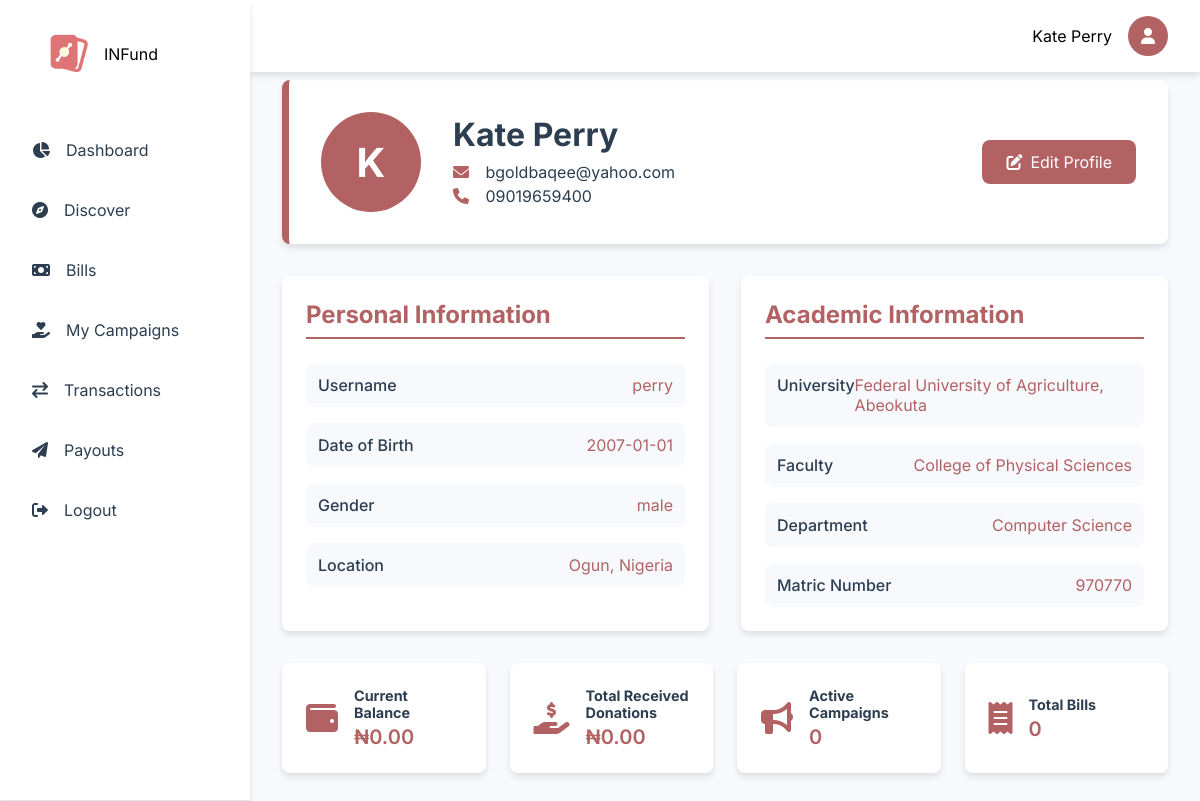
Screenshot of /dashboard/profile.php (signed in) with the database file from the repository.
### tables this page shows
CREATE TABLE `users` (
  `id` int(11) NOT NULL,
  `fullname` varchar(1000) NOT NULL,
  `email` varchar(200) DEFAULT NULL,
  `balance` decimal(15,2) NOT NULL DEFAULT 0.00,
  `username` varchar(30) NOT NULL,
  `phone` varchar(30) DEFAULT NULL,
  `dob` varchar(200) DEFAULT NULL,
  `country` varchar(200) DEFAULT NULL,
  `state` varchar(1000) DEFAULT NULL,
  `university` varchar(1000) DEFAULT NULL,
  `faculty` varchar(1000) DEFAULT NULL,
  `department` varchar(1000) DEFAULT NULL,
  `matric_no` varchar(1000) NOT NULL,
  `password` varchar(1000) DEFAULT NULL,
  `level` varchar(200) NOT NULL DEFAULT '100',
  `bank_id` varchar(200) DEFAULT NULL,
  `bank_account_name` varchar(200) DEFAULT NULL,
  `account_number` int(30) DEFAULT NULL,
  `created_at` varchar(1000) DEFAULT current_timestamp(),
  `last_login` varchar(1000) DEFAULT current_timestamp(),
  `gender` varchar(1000) DEFAULT NULL
);

CREATE TABLE `universities` (
  `id` bigint(20) UNSIGNED NOT NULL,
  `abbreviation` varchar(10) NOT NULL,
  `name` varchar(255) NOT NULL,
  `type` enum('Federal','State','Uniformed','Private') NOT NULL,
  `country` varchar(50) DEFAULT 'Nigeria',
  `email` varchar(1000) DEFAULT NULL,
  `password` varchar(1000) DEFAULT NULL,
  `secret_code` varchar(1000) DEFAULT NULL,
  `logo` varchar(1000) NOT NULL DEFAULT 'default.png'
);

### includes/user/functions.php (called while the page is built, shortened)
<?php
function getUserDetails(string $email): array
{
    global $conn;
    if (strpos($email, "@")) {
        $query = "SELECT * FROM users WHERE email = ?";
    } else {
        $query = "SELECT * FROM users WHERE id = ?";
    }
    $stmt = $conn->prepare($query);
    $stmt->bind_param("s", $email);
    $stmt->execute();
    $result = $stmt->get_result();
    $data = $result->fetch_assoc();
    return $data;
}
?>

### includes/get_universities.php (called while the page is built, shortened)
<?php
function get_university($abbr)
{
    global $conn;
    $stmt = $conn->prepare("SELECT * FROM universities WHERE abbreviation=?");
    $stmt->bind_param("s", $abbr);
    $stmt->execute();
    $result = $stmt->get_result();
    $university = [];
    while ($row = $result->fetch_assoc()) {
        $university[] = $row;
    }
    return $university;
}

### includes/user/profile_functions.php (called while the page is built, shortened)
<?php
function getUserStats($user_id) {
    global $conn;
    $stats = array(
        'total_donations' => 0,
        'active_campaigns' => 0,
        'total_bills' => 0
    );
    $query = "SELECT SUM(amount) as total_donations
              FROM donations d
              JOIN campaigns c ON d.campaign_id = c.id
              WHERE c.uid = ?";
    $stmt = $conn->prepare($query);
    $stmt->bind_param("i", $user_id);
    $stmt->execute();
    $result = $stmt->get_result();
    if($row = $result->fetch_assoc()) {
        $stats['total_donations'] = $row['total_donations'] ?? 0;
    }
    $query = "SELECT COUNT(*) as active_campaigns
              FROM campaigns
              WHERE uid = ? AND status = 'active'";
    $stmt = $conn->prepare($query);
    $stmt->bind_param("i", $user_id);
    $stmt->execute();
    $result = $stmt->get_result();
    if($row = $result->fetch_assoc()) {
        $stats['active_campaigns'] = $row['active_campaigns'];
    }
    $query = "SELECT COUNT(*) as total_bills
              FROM payments p
              JOIN bills b ON p.bill_id = b.id
              WHERE p.student_id = ?";
    $stmt = $conn->prepare($query);
    $stmt->bind_param("i", $user_id);
    $stmt->execute();
    $result = $stmt->get_result();
    if($row = $result->fetch_assoc()) {
        $stats['total_bills'] = $row['total_bills'];
    }
    return $stats;
}

### dashboard/profile.php (the view, shortened to what this page needs)
<?php
$page = "Profile";
$css1="profile";
include '../config/config.php';
include '../includes/get_universities.php';
include '../includes/user/profile_functions.php';
include '../includes/user/nav.php';
$university = get_university($my_details['university']);
$user_stats = getUserStats($_SESSION['user_id']);
?>
<main class="main-content">
    <div class="profile-header">
        <div class="profile-avatar">
            <?php echo strtoupper(substr($my_details['fullname'], 0, 1)); ?>
        </div>
        <div class="profile-info">
            <h1><?php echo $my_details['fullname']; ?></h1>
            <p><i class="fas fa-envelope"></i> <?php echo $my_details['email']; ?></p>
            <p><i class="fas fa-phone"></i> <?php echo $my_details['phone']; ?></p>
        </div>
        <a href="edit-profile.php" class="edit-profile-btn">
            <i class="fas fa-edit"></i> Edit Profile
        </a>
    </div>
    <div class="profile-grid">
        <div class="profile-section">
            <h2>Personal Information</h2>
            <div class="info-card">
                <div class="info-item">
                    <span class="label">Username</span>
                    <span class="value"><?php echo $my_details['username']; ?></span>
                </div>
                <div class="info-item">
                    <span class="label">Date of Birth</span>
                    <span class="value"><?php echo $my_details['dob']; ?></span>
                </div>
                <div class="info-item">
                    <span class="label">Gender</span>
                    <span class="value"><?php echo $my_details['gender']; ?></span>
                </div>
                <div class="info-item">
                    <span class="label">Location</span>
                    <span class="value"><?php echo $my_details['state'] . ', ' . $my_details['country']; ?></span>
                </div>
            </div>
        </div>
        <div class="profile-section">
            <h2>Academic Information</h2>
            <div class="info-card">
                <div class="info-item">
                    <span class="label">University</span>
                    <span class="value"><?php echo $university[0]['name']; ?></span>
                </div>
                <div class="info-item">
                    <span class="label">Faculty</span>
                    <span class="value"><?php echo $my_details['faculty']; ?></span>
                </div>
                <div class="info-item">
                    <span class="label">Department</span>
                    <span class="value"><?php echo $my_details['department']; ?></span>
                </div>
                <div class="info-item">
                    <span class="label">Matric Number</span>
                    <span class="value"><?php echo $my_details['matric_no']; ?></span>
                </div>
            </div>
        </div>
    </div>
    <div class="stats-grid">
        <div class="stat-card">
            <i class="fas fa-wallet"></i>
            <div class="stat-info">
                <h3>Current Balance</h3>
                <p>₦<?php echo number_format($my_details['balance'], 2); ?></p>
            </div>
        </div>
        <div class="stat-card">
            <i class="fas fa-hand-holding-usd"></i>
            <div class="stat-info">
                <h3>Total Received Donations</h3>
                <p>₦<?php echo number_format($user_stats['total_donations'], 2); ?></p>
            </div>
        </div>
        <div class="stat-card">
            <i class="fas fa-bullhorn"></i>
            <div class="stat-info">
                <h3>Active Campaigns</h3>
                <p><?php echo $user_stats['active_campaigns']; ?></p>
            </div>
        </div>
        <div class="stat-card">
            <i class="fas fa-receipt"></i>
            <div class="stat-info">
                <h3>Total Bills</h3>
                <p><?php echo $user_stats['total_bills']; ?></p>
            </div>
        </div>
    </div>
</main>
<?php
include '../includes/user/footer.php';
?>

### includes/user/nav.php (shortened to what this page needs)
<?php
include '../config/config.php';
include '../includes/user/functions.php';
$my_details = getUserDetails($_SESSION["user_id"]);
?>
<!DOCTYPE html>
<html lang="en">
<head>
    <link href="https://cdnjs.cloudflare.com/ajax/libs/toastr.js/latest/css/toastr.min.css" rel="stylesheet" />
    <link rel="stylesheet" href="https://cdnjs.cloudflare.com/ajax/libs/font-awesome/6.0.0/css/all.min.css">
    <link rel="stylesheet" href="../assets/css/user/nav.css">
    <link rel="stylesheet" href="https://cdnjs.cloudflare.com/ajax/libs/sweetalert/1.1.3/sweetalert.min.css">
    <?php if (isset($css1)) : ?>
        <link rel="stylesheet" href="../assets/css/user/<?= $css1 ?>.css">
    <?php endif; ?>
</head>
<body>
    <div class="container">
        <nav class="sidenav">
            <div class="logo">
                <a href="../">
                    <a href="../"> <img src="../assets/images/static/logo.png" alt="Logo"></a>
                    <span>INFund</span>
                </a>
            </div>
            <ul class="nav-links">
                <li class="nav-item">
                    <a href="./overview" class="nav-link <?= isset($page) && $page == 'Overview' ? 'active' : ''; ?>">
                        <i class="fas fa-chart-pie"></i>
                        <span>Dashboard</span>
                    </a>
                </li>
                <li class="nav-item">
                    <a href="./discover" class="nav-link <?= isset($page) && $page == 'Discover' ? 'active' : ''; ?>">
                        <i class="fas fa-compass"></i>
                        <span>Discover</span>
                    </a>
                </li>
                <li class="nav-item">
                    <a href="./bills" class="nav-link <?= isset($page) && $page == 'Bills' ? 'active' : ''; ?>">
                        <i class="fas fa-money-bill"></i>
                        <span>Bills</span>
                    </a>
                </li>
                <li class="nav-item">
                    <a href="./campaigns" class="nav-link <?= isset($page) && $page == 'Campaigns' ? 'active' : ''; ?>">
                        <i class="fas fa-hand-holding-heart"></i>
                        <span>My Campaigns</span>
                    </a>
                </li>
                <li class="nav-item">
                    <a href="./transactions" class="nav-link <?= isset($page) && $page == 'Transactions' ? 'active' : ''; ?>">
                        <i class="fas fa-exchange"></i>
                        <span>Transactions</span>
                    </a>
                </li>
                <li class="nav-item">
                    <a href="./payouts" class="nav-link <?= isset($page) && $page == 'Payouts' ? 'active' : ''; ?>">
                        <i class="fas fa-paper-plane"></i>
                        <span>Payouts</span>
                    </a>
                </li>
                <li class="nav-item">
                    <a href="./logout" class="nav-link ">
                        <i class="fas fa-sign-out-alt"></i>
                        <span>Logout</span>
                    </a>
                </li>
            </ul>
        </nav>
        <div class="topnav">
            <div class="user-profile">
                <span><?php echo $my_details['fullname']; ?></span>
                <a href="./profile">
                    <div class="avatar">
                        <i class="fas fa-user"></i>
                    </div>
                </a>
            </div>
        </div>

### assets/css/user/nav.css (style rules this page uses)
:root { --primary-color: #b36264; --secondary-color: #755e28; --accent-color: #b36264; --text-color: #2c3e50; --background-color: #f7f9fc; --card-background: #ffffff; --border-radius: 8px; --transition: all 0.3s ease; --shadow: 0 4px 6px rgba(0, 0, 0, 0.1); --shadow-hover: 0 10px 15px rgba(0, 0, 0, 0.15); --success-color: #4caf50; --warning-color: #ffa000; --danger-color: #f44336; --info-color: #2196f3; }
* { margin: 0; padding: 0; box-sizing: border-box; font-family: "Inter", sans-serif; }
body { background-color: var(--background-color); }
.container { display: flex; min-height: 100vh; }
.sidenav { width: 250px; background: var(--card-background); padding: 1rem; height: 100vh; position: fixed; transition: var(--transition); box-shadow: var(--shadow); z-index: 1000; }
.logo { display: flex; align-items: center; gap: 1rem; padding: 1rem; margin-bottom: 2rem; }
.logo img { width: 40px; height: 40px; }
.nav-links { list-style: none; }
.nav-item { margin-bottom: 0.5rem; }
.nav-link { display: flex; align-items: center; padding: 1rem; color: var(--text-color); text-decoration: none; border-radius: var(--border-radius); transition: var(--transition); gap: 1rem; }
.topnav { background: var(--card-background); padding: 1rem 2rem; display: flex; justify-content: flex-end; align-items: center; position: fixed; width: calc(100% - 250px); right: 0; box-shadow: var(--shadow); z-index: 900; }
.user-profile { display: flex; align-items: center; gap: 1rem; }
.avatar { width: 40px; height: 40px; border-radius: 50%; background: var(--accent-color); display: flex; align-items: center; justify-content: center; color: white; }
.main-content { margin-left: 250px; padding: 5rem 2rem 2rem; flex: 1; }

### assets/css/user/profile.css (style rules this page uses)
.profile-header { background: var(--card-background); padding: 2rem; border-radius: var(--border-radius); box-shadow: var(--shadow); display: flex; align-items: center; gap: 2rem; margin-bottom: 2rem; border-left: 7px solid var(--accent-color); }
.profile-avatar { width: 100px; height: 100px; background: var(--accent-color); border-radius: 50%; display: flex; align-items: center; justify-content: center; font-size: 2.5rem; color: white; font-weight: bold; }
.profile-info { flex: 1; }
.profile-info h1 { margin-bottom: 0.5rem; color: var(--text-color); }
.profile-info p { color: var(--text-color); margin-bottom: 0.25rem; }
.profile-info i { color: var(--accent-color); margin-right: 0.5rem; width: 20px; }
.edit-profile-btn { padding: 0.75rem 1.5rem; background: var(--accent-color); color: white; border-radius: var(--border-radius); text-decoration: none; transition: var(--transition); display: flex; align-items: center; gap: 0.5rem; }
.profile-grid { display: grid; grid-template-columns: repeat(2, 1fr); gap: 2rem; margin-bottom: 2rem; }
.profile-section { background: var(--card-background); padding: 1.5rem; border-radius: var(--border-radius); box-shadow: var(--shadow); }
.profile-section h2 { color: var(--accent-color); margin-bottom: 1.5rem; padding-bottom: 0.5rem; border-bottom: 2px solid var(--accent-color); }
.info-card { display: grid; gap: 1rem; }
.info-item { display: flex; justify-content: space-between; padding: 0.75rem; background: var(--background-color); border-radius: var(--border-radius); }
.info-item .label { color: var(--text-color); font-weight: 500; }
.info-item .value { color: var(--accent-color); }
.stats-grid { display: grid; grid-template-columns: repeat(4, 1fr); gap: 1.5rem; }
.stat-card { background: var(--card-background); padding: 1.5rem; border-radius: var(--border-radius); box-shadow: var(--shadow); display: flex; align-items: center; gap: 1rem; transition: var(--transition); }
.stat-card i { font-size: 2rem; color: var(--accent-color); }
.stat-info h3 { font-size: 0.9rem; color: var(--text-color); margin-bottom: 0.25rem; }
.stat-info p { font-size: 1.25rem; font-weight: 600; color: var(--accent-color); }

### rows the page displays
users: fullname "Kate Perry", fullname "K", email "bgoldbaqee@yahoo.com", phone "09019659400", username "perry", dob "2007-01-01", gender "male", state "Ogun", country "Nigeria", faculty "College of Physical Sciences", department "Computer Science", matric_no "970770", balance "0.00"
universities: name "Federal University of Agriculture, Abeokuta"

### other values shown
$user_stats['total_donations'] "0.00"
$user_stats['active_campaigns'] "0"
$user_stats['total_bills'] "0"
